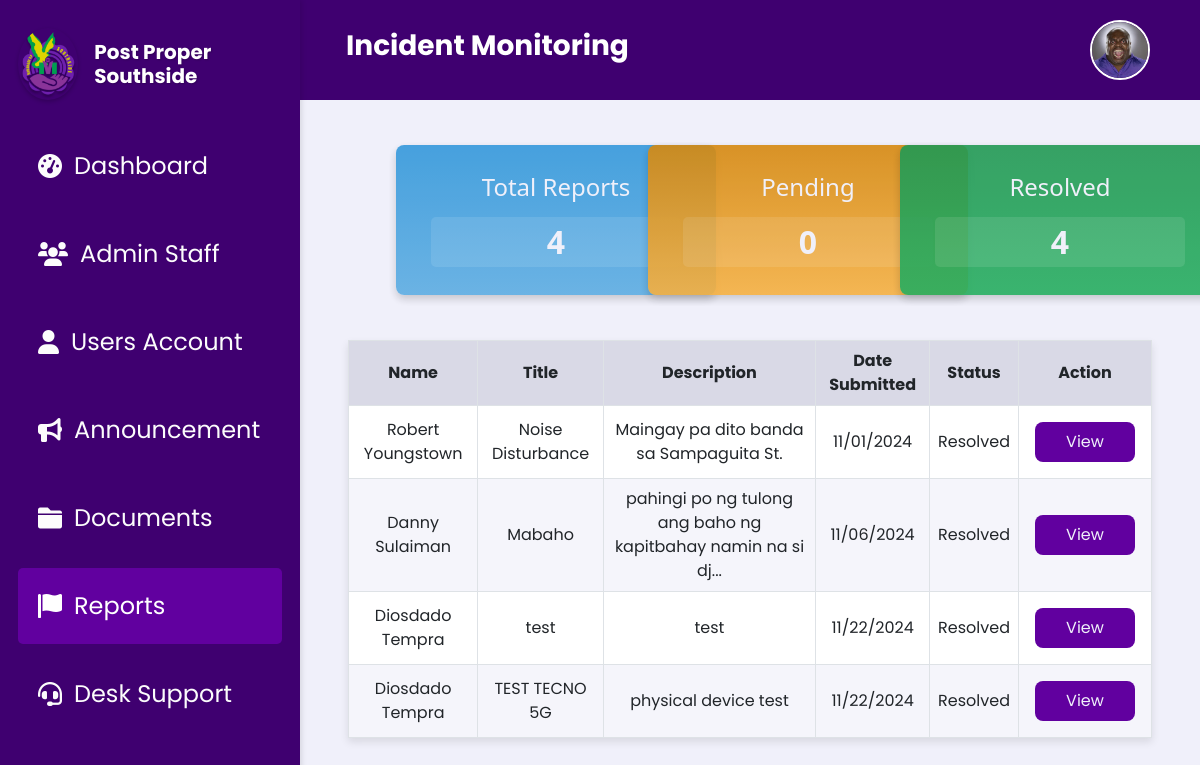
/reports.php (signed in), run on an earlier commit of the app's database.
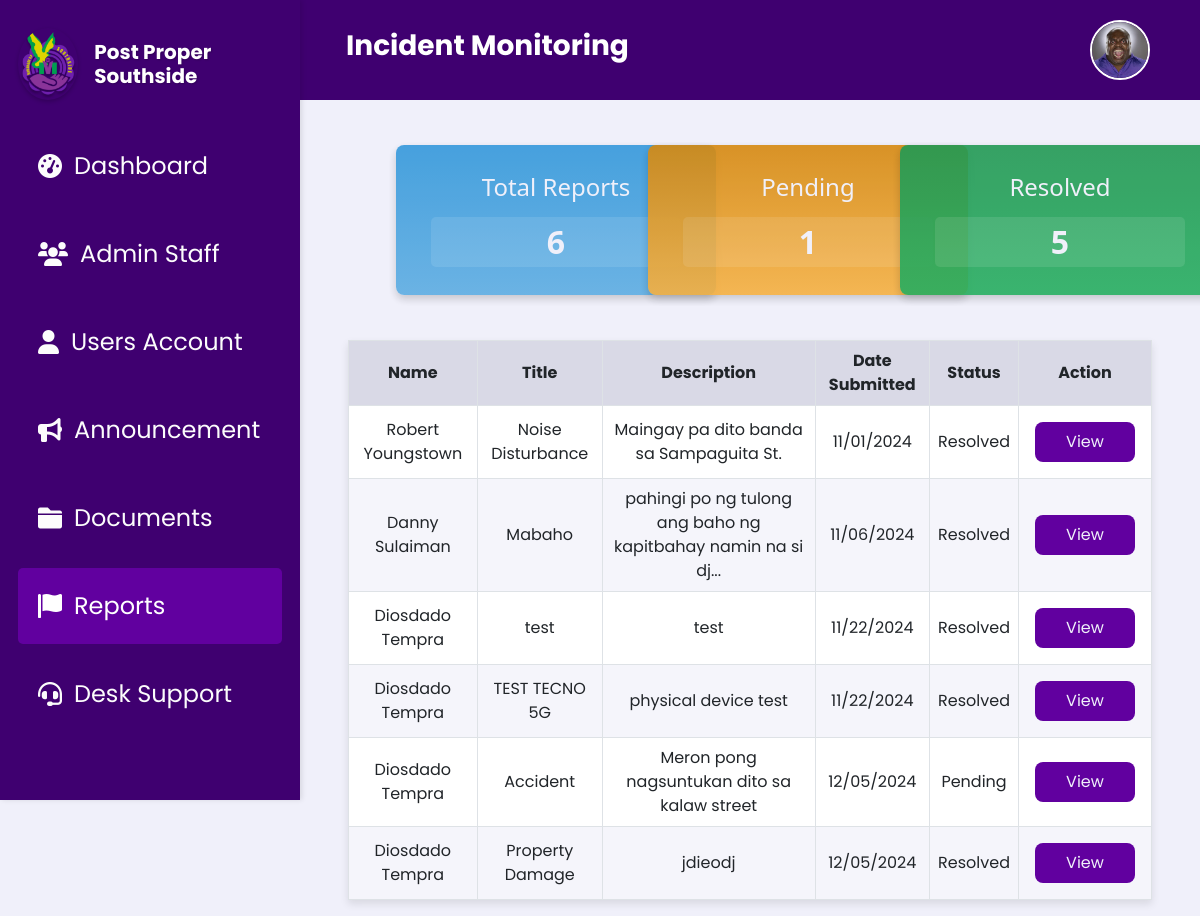
And on a later commit of the database.
### tables this page shows
CREATE TABLE `incident_reports` (
  `id` int(11) NOT NULL,
  `name` varchar(255) NOT NULL,
  `title` varchar(255) NOT NULL,
  `description` text NOT NULL,
  `incident_picture` longtext NOT NULL,
  `date_submitted` datetime NOT NULL,
  `status` varchar(50) NOT NULL
);

### reports.php (the view, shortened to what this page needs)
<?php
include 'db.php';
try {
    $sqlTotal = "SELECT COUNT(*) AS count FROM incident_reports";
    $stmtTotal = $conn->prepare($sqlTotal);
    $stmtTotal->execute();
    $totalReports = $stmtTotal->fetch(PDO::FETCH_ASSOC)['count'];
    $sqlPending = "SELECT COUNT(*) AS count FROM incident_reports WHERE UPPER(status) = 'PENDING'";
    $stmtPending = $conn->prepare($sqlPending);
    $stmtPending->execute();
    $pendingReports = $stmtPending->fetch(PDO::FETCH_ASSOC)['count'];
    $sqlResolved = "SELECT COUNT(*) AS count FROM incident_reports WHERE UPPER(status) = 'RESOLVED'";
    $stmtResolved = $conn->prepare($sqlResolved);
    $stmtResolved->execute();
    $resolvedReports = $stmtResolved->fetch(PDO::FETCH_ASSOC)['count'];
    $sqlReports = "SELECT id, name, title, description, date_submitted, status FROM incident_reports";
    $stmtReports = $conn->prepare($sqlReports);
    $stmtReports->execute();
    $reports = $stmtReports->fetchAll(PDO::FETCH_ASSOC);
} catch (PDOException $e) {
    echo "Error: " . $e->getMessage();
}
function truncateDescription($description, $maxWords = 12) {
    $words = explode(' ', $description);
    if (count($words) > $maxWords) {
        return implode(' ', array_slice($words, 0, $maxWords)) . '...';
    }
    return $description;
}
?>
<!DOCTYPE html>
<html lang="en">
<head>
    <link href="https://cdn.jsdelivr.net/npm/bootstrap@5.3.0/dist/css/bootstrap.min.css" rel="stylesheet">
    <link rel="stylesheet" href="css/Reports.css">
</head>
<body>
<?php
    include 'header.php';
?>
<?php include 'sidebar.php'; ?>
<div class="main-content">
    <div class="container px-5">
        <div class="statistic-container row text-center">
            <div class="col-md-4">
                <div class="stat-box total-reports">
                    <h4>Total Reports</h4>
                    <div class="stat-number"><?php echo $totalReports; ?></div>
                </div>
            </div>
            <div class="col-md-4">
                <div class="stat-box pending">
                    <h4>Pending</h4>
                    <div class="stat-number"><?php echo $pendingReports; ?></div>
                </div>
            </div>
            <div class="col-md-4">
                <div class="stat-box resolved">
                    <h4>Resolved</h4>
                    <div class="stat-number"><?php echo $resolvedReports; ?></div>
                </div>
            </div>
        </div>
        <table class="table table-bordered">
            <thead>
                <tr>
                    <th>Name</th>
                    <th>Title</th>
                    <th>Description</th>
                    <th>Date Submitted</th>
                    <th>Status</th>
                    <th>Action</th>
                </tr>
            </thead>
            <tbody>
                <?php foreach ($reports as &$report): ?>
                    <tr>
                        <td><?php echo htmlspecialchars($report['name']); ?></td>
                        <td><?php echo htmlspecialchars($report['title']); ?></td>
                        <td><?php echo htmlspecialchars(truncateDescription($report['description'])); ?></td>
                        <td><?php echo date('m/d/Y', strtotime($report['date_submitted'])); ?></td>
                        <td><?php echo htmlspecialchars($report['status']); ?></td>
                        <td><a href="report_verify.php?id=<?php echo $report['id']; ?>" class="action-button">View</a></td>
                    </tr>
                <?php endforeach; ?>
            </tbody>
        </table>
    </div>
</div>
</body>
</html>

What changed in the data, as far as the page shows it:
added incident_reports: name "Diosdado Tempra", title "Accident", description "Meron pong nagsuntukan dito sa kalaw street", date_submitted "12/05/2024", status "Pending"
added incident_reports: name "Diosdado Tempra", title "Property Damage", description "jdieodj", date_submitted "12/05/2024", status "Resolved"
Also different on the page:
$totalReports: "4" → "6"
$pendingReports: "0" → "1"
$resolvedReports: "4" → "5"
